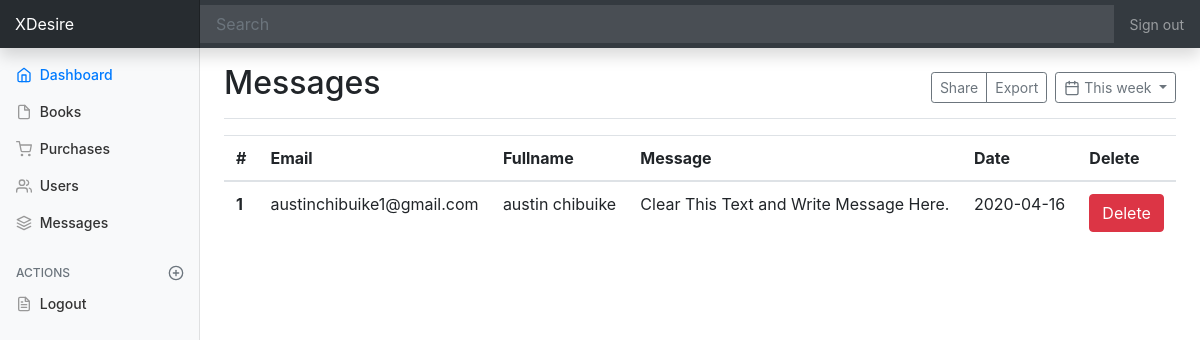
The page /messages on the database its author committed.
### app.py (models this page shows, shortened)
class Messages(db.Model):
    id = db.Column(db.Integer, primary_key=True)
    email = db.Column(db.String(200), nullable= False)
    fullname = db.Column(db.String(200) ,nullable=False)
    message = db.Column(db.Text ,nullable=False)
    dateadded= db.Column(db.DateTime, default=datetime.utcnow)

### app.py (the view)
@app.route('/messages')
def messages():
    messages = Messages.query.order_by(Messages.dateadded.desc()).all()
    return render_template('admin/messages.html',messages=messages)

### templates/admin/messages.html (shortened to what this page needs)
{%  extends 'admin/navbar.html' %}
{% block extracss %}  <link rel="stylesheet" href="{{  url_for('static', filename='css/dashboard.css')  }}"  type="text/css"/>
{% endblock %}
{% block content %}
          <main role="main" class="col-md-9 ml-sm-auto col-lg-10 px-4">
            <div class="d-flex justify-content-between flex-wrap flex-md-nowrap align-items-center pt-3 pb-2 mb-3 border-bottom">
              <h1 class="h2">Messages</h1>
              <div class="btn-toolbar mb-2 mb-md-0">
                <div class="btn-group mr-2">
                  <button type="button" class="btn btn-sm btn-outline-secondary">Share</button>
                  <button type="button" class="btn btn-sm btn-outline-secondary">Export</button>
                </div>
                <button type="button" class="btn btn-sm btn-outline-secondary dropdown-toggle">
                  <span data-feather="calendar"></span>
                  This week
                </button>
              </div>
            </div>
            <table class="table">
                <thead>
                  <tr>
                    <th scope="col">#</th>
                    <th scope="col">Email</th>
                    <th scope="col">Fullname</th>
                    <th scope="col">Message</th>
                    <th scope="col">Date</th>
                    <th scope="col">Delete</th>
                  </tr>
                </thead>
                <tbody>
                  {% for item in messages %}
                  <tr>
                    <th scope="row">{{ loop.index }}</th>
                    <td>{{ item.email }}</td>
                    <td>{{ item.fullname }}</td>
                    <td>{{item.message}}</td>
                    <td>{{item.dateadded.date()}}</td>
                   <td>  <a href="/delmessages/{{item.id}}"  class="btn btn-danger">Delete</a> </td>
                  </tr>
                  {% endfor %}
                </tbody>
              </table>
          </main>
      {% endblock %}

### static/css/dashboard.css (style rules this page uses)
body { font-size: .875rem; }
.feather { width: 16px; height: 16px; vertical-align: text-bottom; }
[role="main"] { padding-top: 133px; }
@media (min-width: 768px) { [role="main"] { padding-top: 48px; } }

### rows shown on the page
Messages: email "austinchibuike1@gmail.com", fullname "austin chibuike", message "Clear This Text and Write Message Here.", dateadded "2020-04-16"
